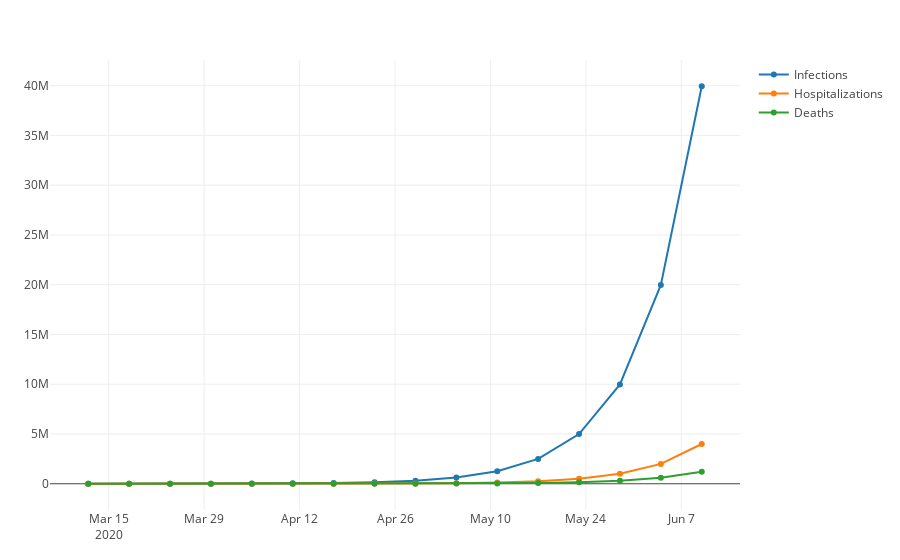

The notebook cell this image was saved under:
### Markdown cell above
## US
According to the [CDC](https://www.cdc.gov/coronavirus/2019-ncov/cases-in-us.html) there are currently 1219 cases in the US.

### Code cell
plot_covid(Day(90), 1219)
